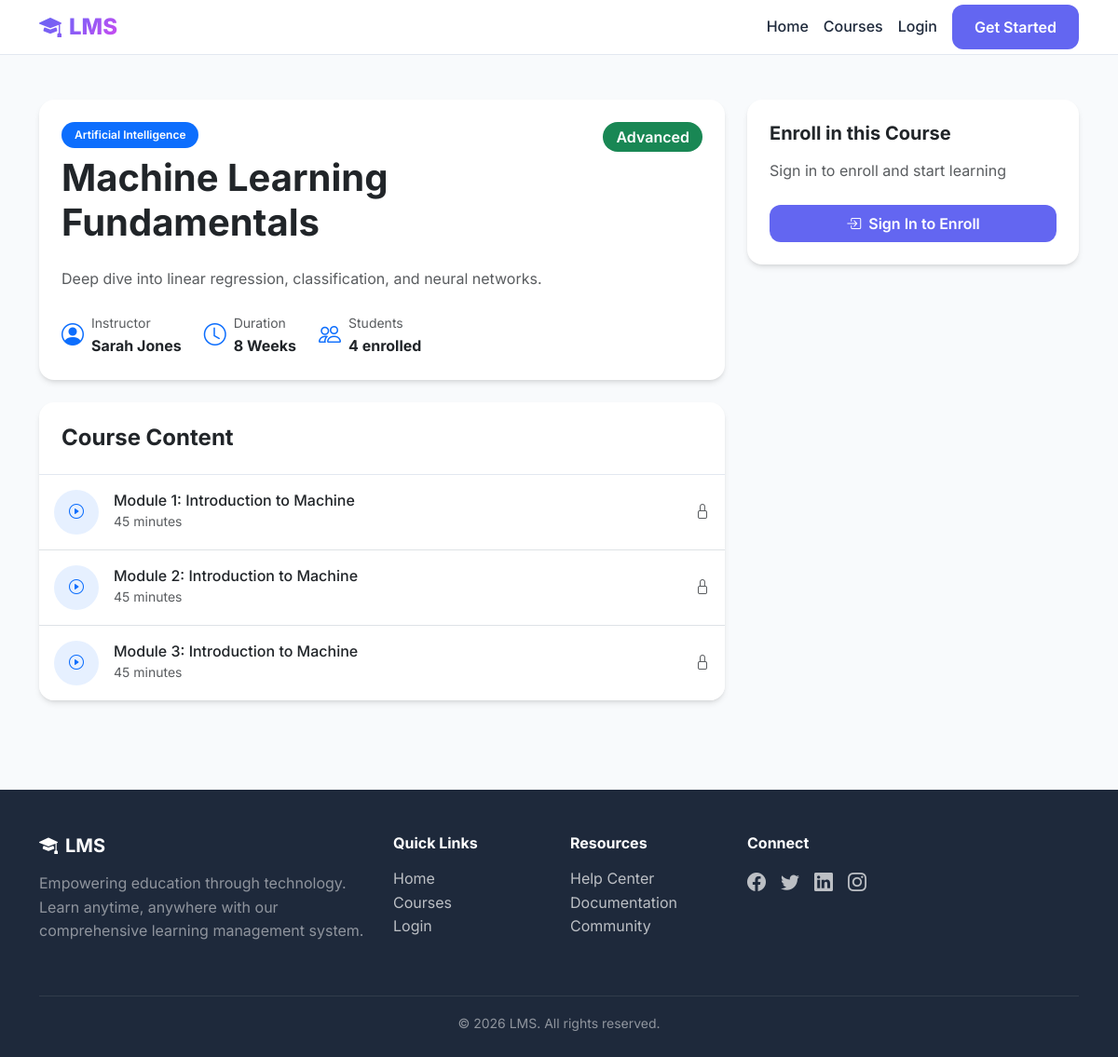
Page /courses/6/ on the committed database.
### courses/models.py (models this page shows, shortened)
class Course(models.Model):
    STATUS_CHOICES = [
        ('draft', 'Draft'),
        ('published', 'Published'),
        ('archived', 'Archived'),
    ]
    title = models.CharField(max_length=200)
    description = models.TextField()
    instructor = models.ForeignKey(User, on_delete=models.CASCADE, related_name='courses_taught', limit_choices_to={'role': 'instructor'})
    cover_image = models.ImageField(upload_to='courses/covers/', blank=True, null=True)
    category = models.CharField(max_length=100, blank=True, null=True)
    duration = models.CharField(max_length=50, help_text="e.g., '8 weeks', '3 months'")
    difficulty = models.CharField(max_length=20, choices=[
        ('beginner', 'Beginner'),
        ('intermediate', 'Intermediate'),
        ('advanced', 'Advanced'),
    ], default='beginner')
    status = models.CharField(max_length=20, choices=STATUS_CHOICES, default='draft')
    max_students = models.PositiveIntegerField(default=100)
    created_at = models.DateTimeField(auto_now_add=True)
    updated_at = models.DateTimeField(auto_now=True)
    class Meta:
        ordering = ['-created_at']
    def enrolled_count(self):
        return self.enrollments.filter(status='active').count()

class Lesson(models.Model):
    course = models.ForeignKey(Course, on_delete=models.CASCADE, related_name='lessons')
    title = models.CharField(max_length=200)
    description = models.TextField(blank=True, null=True)
    content = models.TextField()
    video_url = models.URLField(blank=True, null=True)
    order = models.PositiveIntegerField(default=0)
    duration = models.PositiveIntegerField(help_text="Duration in minutes", default=30)
    created_at = models.DateTimeField(auto_now_add=True)
    class Meta:
        ordering = ['order']

### accounts/models.py (models this page shows, shortened)
class User(AbstractUser):
    ROLE_CHOICES = [
        ('admin', 'Admin'),
        ('instructor', 'Instructor'),
        ('student', 'Student'),
    ]
    role = models.CharField(max_length=20, choices=ROLE_CHOICES, default='student')
    email = models.EmailField(unique=True)
    profile_picture = models.ImageField(upload_to='profiles/', blank=True, null=True)
    bio = models.TextField(blank=True, null=True)
    phone_number = models.CharField(max_length=15, blank=True, null=True)
    date_of_birth = models.DateField(blank=True, null=True)
    reset_token = models.CharField(max_length=100, blank=True, null=True)
    reset_token_expiry = models.DateTimeField(blank=True, null=True)
    created_at = models.DateTimeField(auto_now_add=True)
    updated_at = models.DateTimeField(auto_now=True)

### courses/views.py (the view)
# urls.py: path('<int:course_id>/', views.course_detail, name='course_detail'),
def course_detail(request, course_id):
    course = get_object_or_404(Course, id=course_id)
    lessons = course.lessons.all()
    is_enrolled = False
    if request.user.is_authenticated and request.user.is_student():
        is_enrolled = Enrollment.objects.filter(student=request.user, course=course).exists()
    context = {
        'course': course,
        'lessons': lessons,
        'is_enrolled': is_enrolled,
        'enrolled_count': course.enrolled_count(),
    }
    return render(request, 'courses/course_detail.html', context)

### templates/courses/course_detail.html (shortened to what this page needs)
{% extends 'base.html' %}
{% block content %}
<div class="container py-5">
    <div class="row">
        <div class="col-lg-8">
            <div class="card mb-4">
                <div class="card-body p-4">
                    <div class="d-flex justify-content-between align-items-start mb-3">
                        <div>
                            <span class="badge bg-primary mb-2">{{ course.category|default:"General" }}</span>
                            <h1 class="fw-bold">{{ course.title }}</h1>
                        </div>
                        <span class="badge bg-success fs-6">{{ course.difficulty|title }}</span>
                    </div>
                    <p class="text-muted">{{ course.description }}</p>
                    <div class="d-flex align-items-center gap-4 mt-4">
                        <div class="d-flex align-items-center">
                            <i class="bi bi-person-circle fs-4 me-2 text-primary"></i>
                            <div>
                                <small class="text-muted d-block">Instructor</small>
                                <strong>{{ course.instructor.get_full_name|default:course.instructor.username }}</strong>
                            </div>
                        </div>
                        <div class="d-flex align-items-center">
                            <i class="bi bi-clock fs-4 me-2 text-primary"></i>
                            <div>
                                <small class="text-muted d-block">Duration</small>
                                <strong>{{ course.duration }}</strong>
                            </div>
                        </div>
                        <div class="d-flex align-items-center">
                            <i class="bi bi-people fs-4 me-2 text-primary"></i>
                            <div>
                                <small class="text-muted d-block">Students</small>
                                <strong>{{ enrolled_count }} enrolled</strong>
                            </div>
                        </div>
                    </div>
                </div>
            </div>
            <div class="card">
                <div class="card-header">
                    <h4 class="fw-bold mb-0">Course Content</h4>
                </div>
                <div class="card-body p-0">
                    {% if lessons %}
                    <div class="list-group list-group-flush">
                        {% for lesson in lessons %}
                        <div class="list-group-item p-3">
                            <div class="d-flex justify-content-between align-items-center">
                                <div class="d-flex align-items-center">
                                    <div class="bg-primary bg-opacity-10 rounded-circle d-flex align-items-center justify-content-center me-3" style="width: 48px; height: 48px;">
                                        <i class="bi bi-play-circle text-primary"></i>
                                    </div>
                                    <div>
                                        <h6 class="mb-0">{{ lesson.title }}</h6>
                                        <small class="text-muted">{{ lesson.duration }} minutes</small>
                                    </div>
                                </div>
                                {% if is_enrolled or user == course.instructor or user.is_admin %}
                                    <a href="{% url 'lesson_detail' lesson.id %}" class="btn btn-sm btn-outline-primary">View</a>
                                {% else %}
                                    <i class="bi bi-lock text-muted"></i>
                                {% endif %}
                            </div>
                        </div>
                        {% endfor %}
                    </div>
                    {% else %}
                    <div class="text-center py-5">
                        <i class="bi bi-collection fs-1 text-muted"></i>
                        <p class="text-muted mt-3">No lessons available yet.</p>
                    </div>
                    {% endif %}
                </div>
            </div>
        </div>
        <div class="col-lg-4">
            <div class="card sticky-top" style="top: 100px;">
                <div class="card-body p-4">
                    {% if user.is_authenticated %}
                        {% if is_enrolled %}
                            <div class="text-center">
                                <i class="bi bi-check-circle-fill text-success fs-1"></i>
                                <h5 class="mt-3">You're Enrolled!</h5>
                                <p class="text-muted">Continue your learning journey</p>
                                <a href="{% url 'my_courses' %}" class="btn btn-primary w-100">Go to My Courses</a>
                            </div>
                        {% elif user.is_student %}
                            {% if course.is_full %}
                                <div class="alert alert-warning">
                                    <i class="bi bi-exclamation-triangle me-2"></i>This course is full.
                                </div>
                            {% else %}
                                <h5 class="fw-bold mb-3">Enroll in this Course</h5>
                                <p class="text-muted mb-4">Get full access to all lessons and assignments</p>
                                <form method="post" action="{% url 'enroll_course' course.id %}">
                                    {% csrf_token %}
                                    <button type="submit" class="btn btn-primary w-100 py-2">
                                        <i class="bi bi-person-plus me-2"></i>Enroll Now
                                    </button>
                                </form>
                            {% endif %}
                        {% else %}
                            <div class="alert alert-info">
                                <i class="bi bi-info-circle me-2"></i>Only students can enroll in courses.
                            </div>
                        {% endif %}
                    {% else %}
                        <h5 class="fw-bold mb-3">Enroll in this Course</h5>
                        <p class="text-muted mb-4">Sign in to enroll and start learning</p>
                        <a href="{% url 'login' %}?next={{ request.path }}" class="btn btn-primary w-100 py-2">
                            <i class="bi bi-box-arrow-in-right me-2"></i>Sign In to Enroll
                        </a>
                    {% endif %}
                </div>
            </div>
        </div>
    </div>
</div>
{% endblock %}

### static/css/styles.css (style rules this page uses)
:root { --primary: #6366f1; --primary-dark: #4f46e5; --primary-light: #818cf8; --secondary: #10b981; --accent: #f59e0b; --danger: #ef4444; --dark: #1e293b; --light: #f8fafc; --gray: #64748b; --gray-light: #e2e8f0; --gradient-1: linear-gradient(135deg, #6366f1 0%, #8b5cf6 50%, #d946ef 100%); --gradient-2: linear-gradient(135deg, #10b981 0%, #06b6d4 100%); --shadow-sm: 0 1px 2px 0 rgb(0 0 0 / 0.05); --shadow: 0 4px 6px -1px rgb(0 0 0 / 0.1), 0 2px 4px -2px rgb(0 0 0 / 0.1); --shadow-lg: 0 10px 15px -3px rgb(0 0 0 / 0.1), 0 4px 6px -4px rgb(0 0 0 / 0.1); --shadow-xl: 0 20px 25px -5px rgb(0 0 0 / 0.1), 0 8px 10px -6px rgb(0 0 0 / 0.1); }
* { margin: 0; padding: 0; box-sizing: border-box; }
body { font-family: 'Inter', -apple-system, BlinkMacSystemFont, 'Segoe UI', Roboto, sans-serif; background: var(--light); color: var(--dark); line-height: 1.6; min-height: 100vh; }
.btn { font-weight: 600; padding: 0.75rem 1.5rem; border-radius: 0.75rem; transition: all 0.3s ease; border: none; }
.btn-primary { background: var(--primary); color: white; }
.card { background: white; border-radius: 1rem; border: none; box-shadow: var(--shadow); transition: all 0.3s ease; overflow: hidden; }
.card-header { background: transparent; border-bottom: 1px solid var(--gray-light); padding: 1.5rem; }
.card-body { padding: 1.5rem; }
.badge { padding: 0.5rem 0.875rem; border-radius: 2rem; font-weight: 600; font-size: 0.75rem; }

### rows in the picture
Course: category "Artificial Intelligence", title "Machine Learning Fundamentals", difficulty "Advanced", description "Deep dive into linear regression, classification, and neural networks.", instructor.get_full_name "Sarah Jones", duration "8 Weeks"
Lesson: title "Module 1: Introduction to Machine", duration "45"
Lesson: title "Module 2: Introduction to Machine", duration "45"
Lesson: title "Module 3: Introduction to Machine", duration "45"

### other values in the picture
{{ enrolled_count }} "4"
